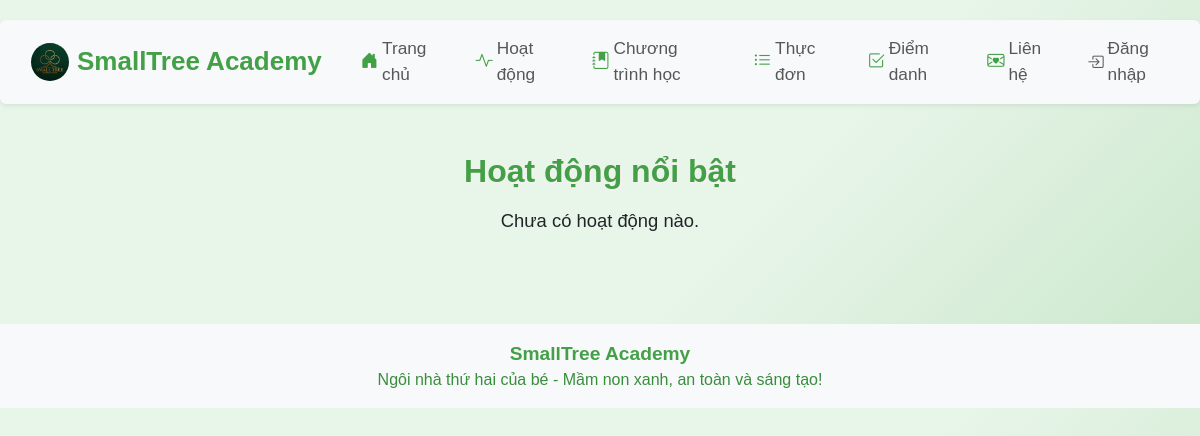
The page /activities on the database as committed earlier.
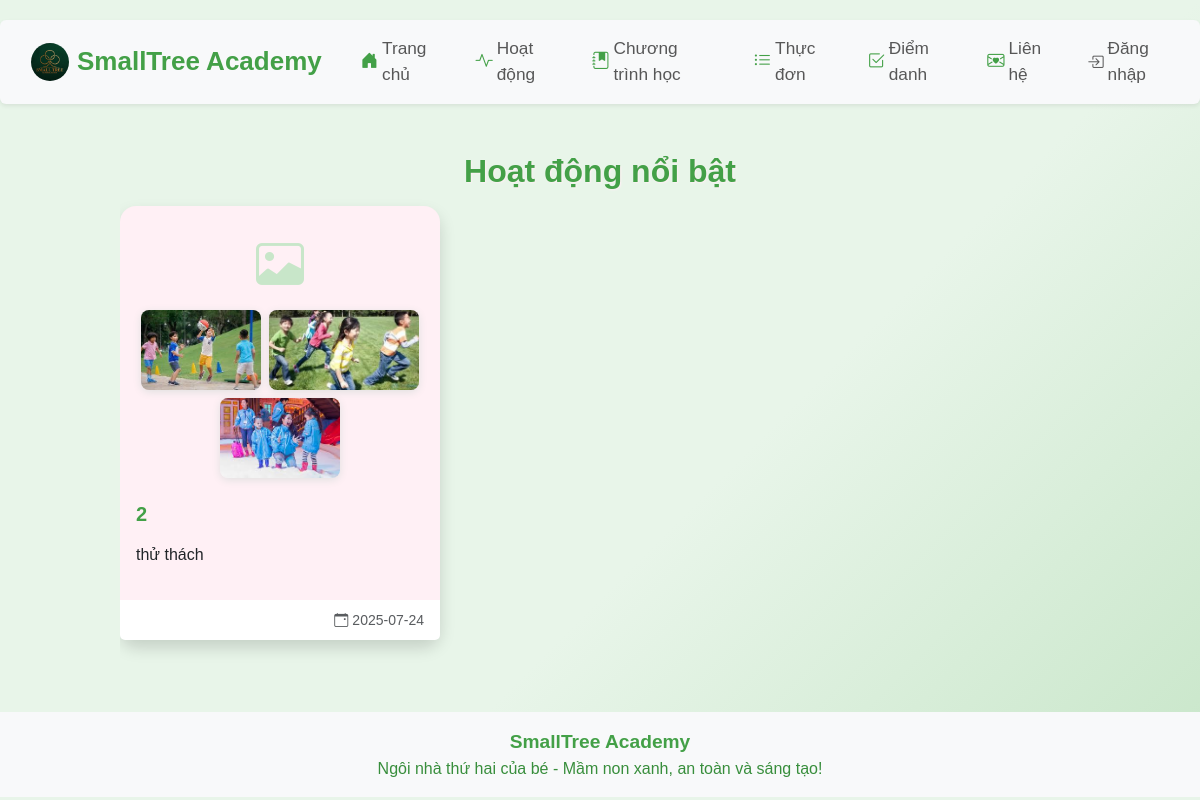
The same page on the database as committed later.
### app/models.py (models this page shows)
class Activity(db.Model):
    id = db.Column(db.Integer, primary_key=True)
    title = db.Column(db.String(100), nullable=False)
    description = db.Column(db.Text, nullable=False)
    date = db.Column(db.Date, nullable=False)
    image = db.Column(db.String(200))  # Đường dẫn hình nền
    images = db.relationship('ActivityImage', backref='activity', lazy=True)

class ActivityImage(db.Model):
    id = db.Column(db.Integer, primary_key=True)
    filename = db.Column(db.String(200), nullable=False)
    filepath = db.Column(db.String(300), nullable=False)
    upload_date = db.Column(db.DateTime, nullable=False)
    activity_id = db.Column(db.Integer, db.ForeignKey('activity.id'), nullable=False)

### app/routes.py (the view)
@main.route('/activities')
def activities():
    posts = Activity.query.order_by(Activity.date.desc()).all()
    activities = [
        {
            'id': post.id,
            'title': post.title,
            'content': post.description,
            'image': post.image,
            'date_posted': post.date.strftime('%Y-%m-%d'),
            'images': post.images  # Truyền danh sách ảnh gallery
        } for post in posts
    ]
    mobile = is_mobile()
    from app.forms import DeleteActivityForm
    form = DeleteActivityForm()
    return render_template('activities.html', activities=activities, title='Hoạt động', mobile=mobile, form=form)

### app/__init__.py (called while the page is built)
def create_app():
    app = Flask(__name__)
    app.config['SECRET_KEY'] = 'your-secret-key'
    app.config['SQLALCHEMY_DATABASE_URI'] = 'sqlite:///site.db'
    app.config['SQLALCHEMY_TRACK_MODIFICATIONS'] = False
    db.init_app(app)
    migrate = Migrate(app, db)
    csrf = CSRFProtect(app)
    @app.context_processor
    def inject_csrf_token():
        from flask_wtf.csrf import generate_csrf
        return dict(csrf_token=generate_csrf)
    from app.routes import main
    app.register_blueprint(main)
    return app

### app/routes.py (called while the page is built)
def is_mobile():
    ua = request.user_agent.string.lower()
    return 'mobile' in ua or 'android' in ua or 'iphone' in ua

### app/templates/activities.html (shortened to what this page needs)
{% extends 'base.html' %}
{% block content %}
<div class="container-fluid mt-4 mb-4 px-0">
    <h2 class="fw-bold mb-3 text-center" style="color:#43a047; font-size:2em;">Hoạt động nổi bật</h2>
    <div class="row g-4">
        {% for post in activities %}
        <div class="col-12 col-md-6 col-lg-4">
            <a href="/activities/{{ post.title|replace(' ', '-') }}" style="text-decoration:none; color:inherit;">
            <div class="card h-100 shadow activity-card-mobile border-0 rounded-4">
                {% if post.image %}
                <img src="{{ post.image }}" class="card-img-top rounded-top-4 img-fluid {% if mobile %}activity-img-mobile{% else %}activity-img-desktop{% endif %}" alt="Ảnh hoạt động">
                {% else %}
                <div class="text-center pt-4">
                    <i class="bi bi-image {% if mobile %}activity-icon-mobile{% else %}activity-icon-desktop{% endif %}" style="color:#c8e6c9;"></i>
                </div>
                {% endif %}
                {% if post.images and post.images|length > 0 %}
                <div class="d-flex flex-wrap gap-2 justify-content-center p-2">
                    {% for img in post.images[:3] %}
                        <img src="{{ url_for('static', filename=img.filepath) }}" alt="Ảnh hoạt động" style="height:80px; width:auto; border-radius:8px; object-fit:cover; box-shadow:0 2px 8px #e0e0e0;">
                    {% endfor %}
                </div>
                {% endif %}
                <div class="card-body {% if mobile %}activity-body-mobile{% else %}activity-body-desktop{% endif %}">
                    <h5 class="card-title fw-bold" style="color:#43a047;" class="{% if mobile %}activity-title-mobile{% else %}activity-title-desktop{% endif %}">{{ post.title }}</h5>
                    <p class="card-text" style="color:#388e3c;">{{ post.content|safe }}</p>
                </div>
                <div class="card-footer bg-white border-0 text-end">
                    <small class="text-muted"><i class="bi bi-calendar-event me-1"></i>{{ post.date_posted }}</small>
                </div>
            </div>
            </a>
        </div>
        {% else %}
        <div class="col-12">
            <p class="text-center" style="font-size:1.15em;">Chưa có hoạt động nào.</p>
        </div>
        {% endfor %}
    </div>
</div>
{% endblock %}

### app/templates/base.html (shortened to what this page needs)
<!DOCTYPE html>
<html lang="vi">
<head>
    <link href="https://cdn.jsdelivr.net/npm/bootstrap@5.3.3/dist/css/bootstrap.min.css" rel="stylesheet">
    <link rel="stylesheet" href="{{ url_for('static', filename='css/style.css') }}">
    <link rel="stylesheet" href="https://cdn.jsdelivr.net/npm/bootstrap-icons@1.10.5/font/bootstrap-icons.css">
</head>
<body>
    <nav class="navbar navbar-expand-lg navbar-light bg-light shadow-sm mb-4 rounded" style="border-radius:18px;">
        <div class="container-fluid px-3">
            <a class="navbar-brand fw-bold d-flex align-items-center" href="/">
                <img src="{{ url_for('static', filename='images/logo.jpg') }}" alt="Logo" style="width:38px; margin-right:8px; border-radius:50%;">
                <span style="color:#43a047; font-family:'Comic Sans MS', 'Arial', sans-serif; font-size:1.3em;">SmallTree Academy</span>
            </a>
            <div class="collapse navbar-collapse" id="navbarNav">
                <ul class="navbar-nav ms-auto mb-2 mb-lg-0" style="font-size:1.08em;">
                    <li class="nav-item">
                        <a class="nav-link d-flex align-items-center" href="/">
                            <i class="bi bi-house-door-fill me-1" style="color:#43a047;"></i> Trang chủ
                        </a>
                    </li>
                    <li class="nav-item">
                        <a class="nav-link d-flex align-items-center" href="/activities">
                            <i class="bi bi-activity me-1" style="color:#43a047;"></i> Hoạt động
                        </a>
                    </li>
                    <li class="nav-item">
                        <a class="nav-link d-flex align-items-center" href="{{ url_for('main.curriculum') }}">
                            <i class="bi bi-journal-bookmark-fill me-1" style="color:#43a047;"></i> Chương trình học
                        </a>
                    </li>
                    <li class="nav-item">
                        <a class="nav-link d-flex align-items-center" href="{{ url_for('main.menu') }}">
                            <i class="bi bi-list-ul me-1" style="color:#43a047;"></i> Thực đơn
                        </a>
                    </li>
                    <li class="nav-item">
                        <a class="nav-link d-flex align-items-center" href="{{ url_for('main.attendance') }}">
                            <i class="bi bi-check2-square me-1" style="color:#43a047;"></i> Điểm danh
                        </a>
                    </li>
                    <li class="nav-item">
                        <a class="nav-link d-flex align-items-center" href="/contact">
                            <i class="bi bi-envelope-heart me-1" style="color:#43a047;"></i> Liên hệ
                        </a>
                    </li>
                    {% if session.get('role') %}
                    <li class="nav-item">
                        <a href="/profile" class="nav-link d-flex align-items-center">
                            <i class="bi bi-person-circle me-1" style="font-size:0.95em;"></i> Tài khoản
                        </a>
                    </li>
                    <li class="nav-item">
                        <a href="/logout" class="nav-link d-flex align-items-center">
                            <i class="bi bi-box-arrow-right me-1" style="font-size:0.95em;"></i> Đăng xuất
                        </a>
                    </li>
                    {% else %}
                    <li class="nav-item">
                        <a href="/login" class="nav-link d-flex align-items-center">
                            <i class="bi bi-box-arrow-in-right me-1" style="font-size:0.95em;"></i> Đăng nhập
                        </a>
                    </li>
                    {% endif %}
                </ul>
            </div>
        </div>
    </nav>
    <main class="container">
        {% block content %}{% endblock %}
    </main>
    <footer class="bg-light text-center py-3 mt-5">
        <div class="container">
            <span class="fw-bold" style="color:#43a047; font-size:1.2em;">SmallTree Academy</span><br>
            <span style="color:#388e3c;">Ngôi nhà thứ hai của bé - Mầm non xanh, an toàn và sáng tạo!</span>
        </div>
    </footer>
</body>
</html>

### app/static/css/style.css (style rules this page uses)
body { font-family: 'Comic Sans MS', 'Arial', sans-serif; background: linear-gradient(135deg, #e8f5e9 60%, #c8e6c9 100%); }
nav { margin: 20px 0; }
nav a { margin: 0 15px; color: white; text-decoration: none; }
.container { width: 80%; margin: auto; overflow: hidden; }
footer { background-color: #ffb6c1; color: white; text-align: center; padding: 10px 0; position: relative; bottom: 0; width: 100%; font-family: 'Comic Sans MS', 'Arial', sans-serif; }
h1, h2, h3 { color: #ff69b4; font-family: 'Comic Sans MS', 'Arial', sans-serif; text-shadow: 1px 1px 2px #fff0f5; }
p { line-height: 1.6; }
.card { border-radius: 18px; box-shadow: 0 2px 8px rgba(255, 182, 193, 0.2); background: #fff0f5; }

### app/templates/activities.html (style rules this page uses)
.activity-body-desktop { font-size:1em; }
.activity-icon-desktop { font-size:3em; }
.activity-card-mobile { margin-left:-12px; margin-right:-12px; border-radius:0; }

Rows that differ between the two databases and show on the page:
added Activity: title "2", content "thử thách", date_posted "2025-07-24"
added ActivityImage: filepath (picture)
added ActivityImage: filepath (picture)
added ActivityImage: filepath (picture)
Other text that changed with them:
text no longer shown: "Chưa có hoạt động nào."
